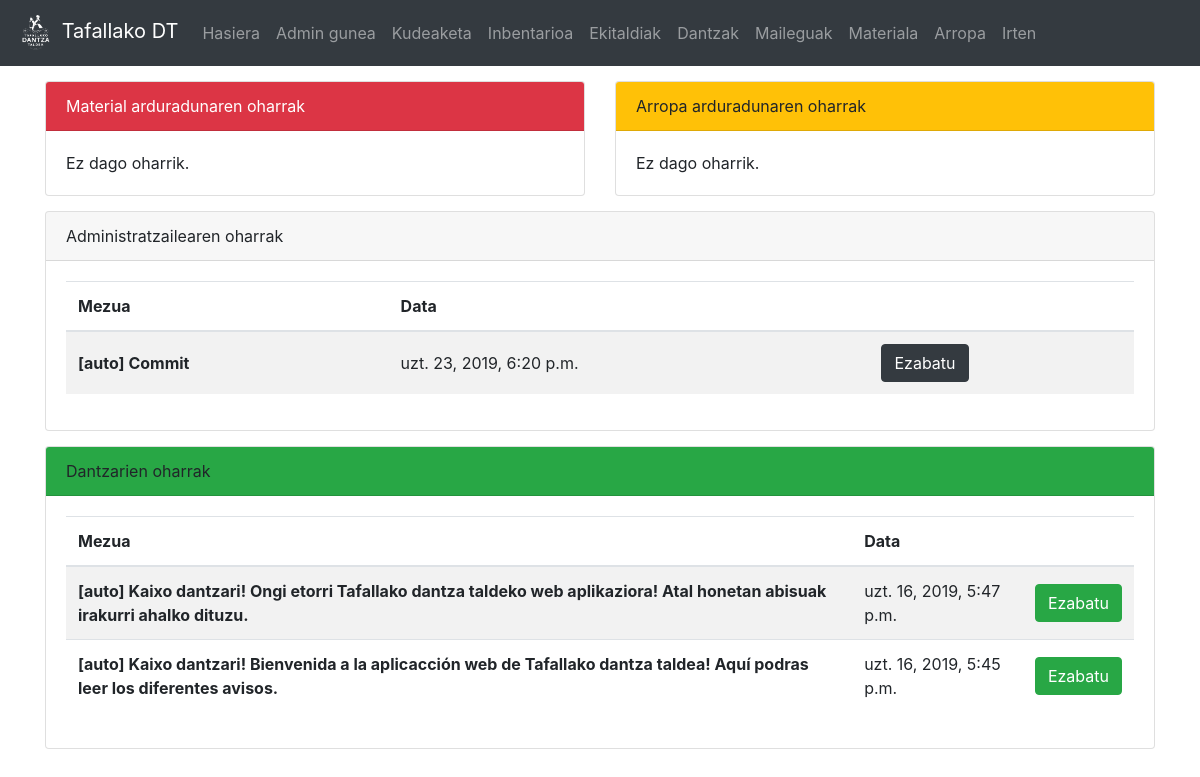
The app's page / (signed in), older data.
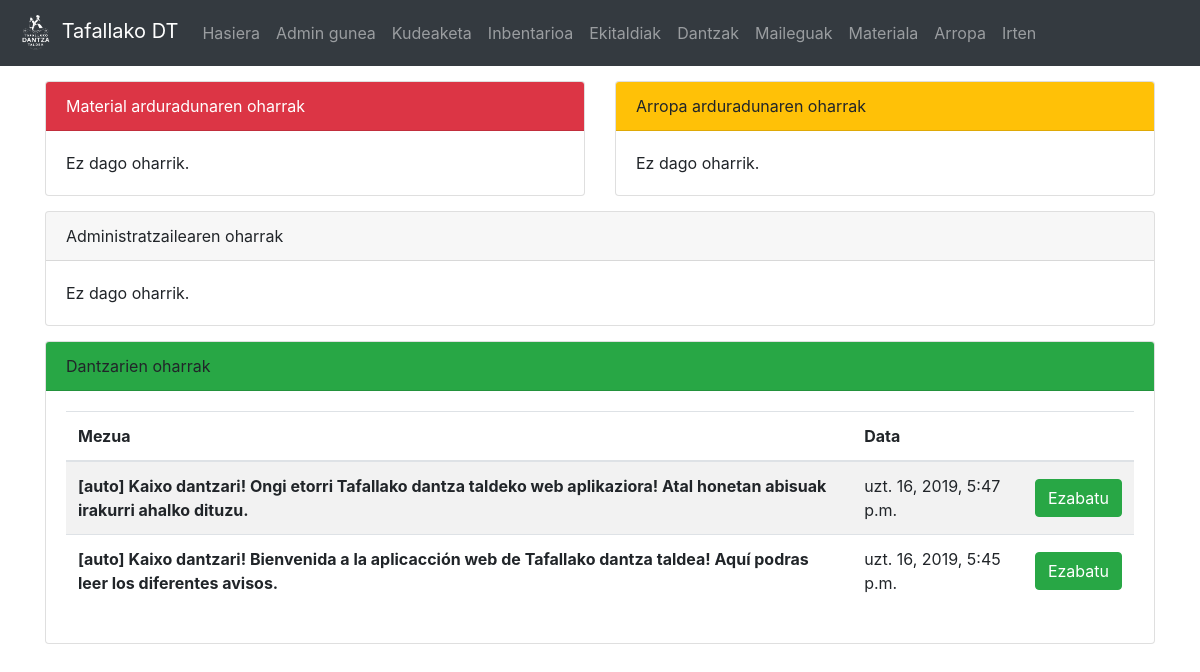
The same page, newer data.
### dantza/models.py (models this page shows, shortened)
class Oharra(models.Model):
	mezua = models.CharField(max_length=200)
	igorlea = models.CharField(max_length=100, default="auto")
	hartzailea = models.CharField(max_length=10, choices = HARTZAILEA)
	data = models.DateTimeField('Oharraren data')
	def __str__(self):
		return "[" + self.igorlea + "] " + self.mezua

### dantza/views.py (the view)
# urls.py: path('', views.index, name = 'index'),
def index(request):
	if 'd' in request.GET:
		delete = request.GET['id']
		Oharra.objects.get(pk=delete).delete()
		return HttpResponseRedirect('/')
	if request.user.is_authenticated:
		if Dantzaria.objects.filter(user=request.user).exists():
			d = Dantzaria.objects.get(user=request.user)
			o_list = Oharra.objects.all()
			return render(request,'dantza/index.html', {'mezuak':o_list})
		else:
			return render(request,'dantza/index.html', {'err':'Ez duzu erregistroa amaitu, sakatu <a href="/signup_end">hemen</a> amaitzeko'})
	return render(request,'dantza/index.html', {})

### dantza/templatetags/auth_extras.py (called while the page is built)
@register.filter(name='has_group')
def has_group(user, group_name):
    return user.groups.filter(name=group_name).exists()

@register.filter(name='messages_for')
def message_for(list,p):
	return list.filter(hartzailea=p)

### templates/dantza/index.html (shortened to what the changed rows need)
{% extends "dantza/base.html" %}
{% block edukia %}
<div class="container">
{% if request.user.is_authenticated %}
	{% load auth_extras %}
	<div class="row">
		{% if request.user.is_superuser %}
			<div class="col-12" style="margin-top: 15px">
				<div class="card">
					<div class="card-header">Administratzailearen oharrak</div>
					<div class="card-body">
						{% if mezuak and mezuak|messages_for:'AD' %}
							<div class="table-responsive">
								<table class="table table-hover table-striped">
								  <thead>
									<tr>
									  <th scope="col">Mezua</th>
									  <th scope="col">Data</th>
									  <th scope="col"></th>
									</tr>
								  </thead>
								  <tbody>
									{% for m in mezuak|messages_for:'AD' %}
											<tr>
											  <th scope="row" style="vertical-align:middle;">{{ m | safe }}</th>
											  <td style="vertical-align:middle;">{{ m.data }}</td>
											  <td style="vertical-align:middle;">
												  <a class="btn btn-dark" href="?d&id={{ m.pk }}">Ezabatu</a>
											  </td>
										  </tr>
									{% endfor %}
									</tbody>
								</table>
							</div>
						{% else %}
							Ez dago oharrik.
						{% endif %}
					</div>
				</div>
			</div>
		{% endif %}
		<div class="col-12" style="margin-top: 15px">
			<div class="card">
				<div class="card-body">
					{% if mezuak and mezuak|messages_for:'DT' %}
						<div class="table-responsive">
							<table class="table table-hover table-striped">
							  <thead>
								<tr>
								  <th scope="col">Mezua</th>
								  <th scope="col">Data</th>
								  {% if request.user.is_superuser %}
								  	<th scope="col"></th>
								  {% endif %}
								</tr>
							  </thead>
							  <tbody>
								{% for m in mezuak|messages_for:'DT' %}
										<tr>
										  <th scope="row" style="vertical-align:middle;">{{ m | safe }}</th>
										  <td style="vertical-align:middle;">{{ m.data }}</td>
										  {% if request.user.is_superuser %}
										  <td style="vertical-align:middle;">
											  <a class="btn btn-success" href="?d&id={{ m.pk }}">Ezabatu</a>
										  </td>
										  {% endif %}
									  </tr>
								{% endfor %}
								</tbody>
							</table>
						</div>
					{% else %}
						Ez dago oharrik.
					{% endif %}
				</div>
			</div>
		</div>
	</div>
{% endif %}
</div>
{% endblock edukia %}

Row changes from the older to the newer data that the page shows:
removed Oharra: igorlea+mezua "[auto] Commit", data "uzt. 23, 2019, 6:20 p.m."
Text that changed along with them:
text no longer shown: "Mezua Data"
text now shown: "Ez dago oharrik."
